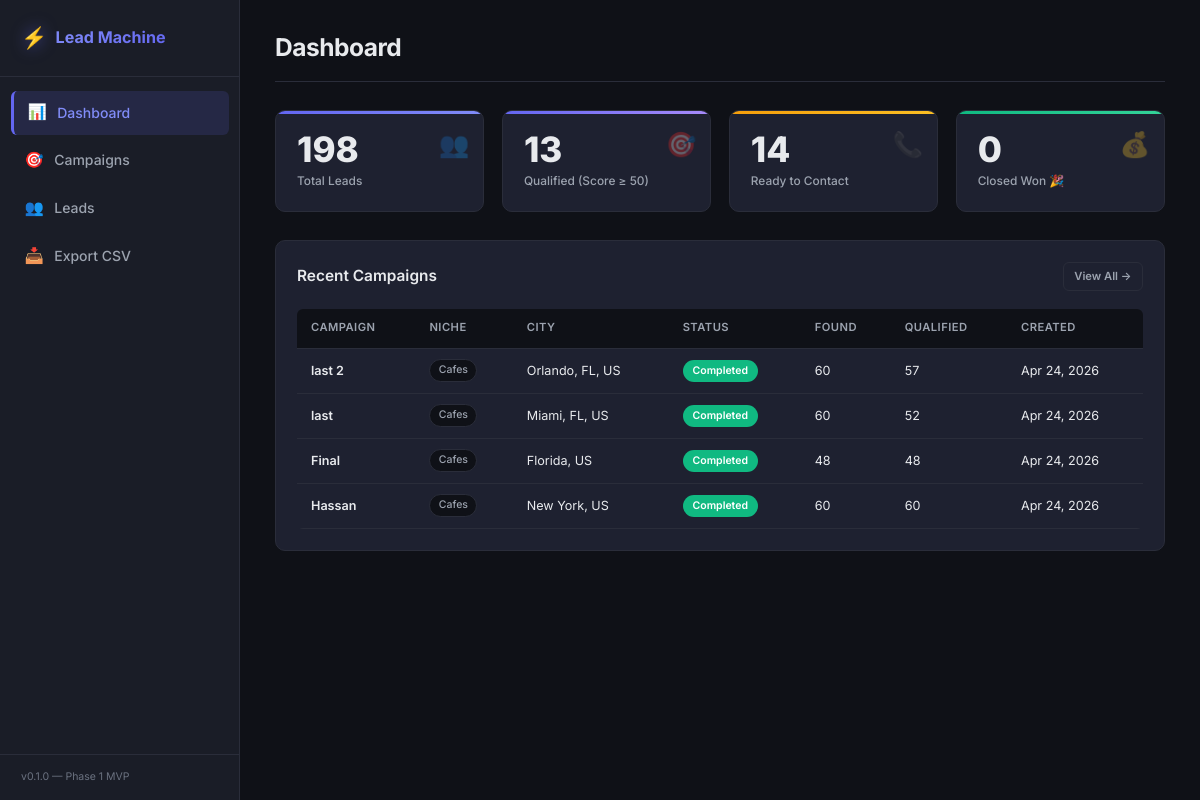
The page / on the database its author committed.
### src/models/campaign.py (models this page shows, shortened)
class Campaign(Base):
    __tablename__ = "campaigns"
    id: Mapped[str] = mapped_column(
        String(36), primary_key=True, default=lambda: str(uuid.uuid4())
    )
    name: Mapped[str] = mapped_column(String(255), nullable=False)
    niche: Mapped[str] = mapped_column(String(100), nullable=False)
    city: Mapped[str] = mapped_column(String(100), nullable=False)
    country: Mapped[str] = mapped_column(String(100), nullable=False, default="US")
    status: Mapped[str] = mapped_column(
        String(20), default="pending", nullable=False
    )
    total_found: Mapped[int] = mapped_column(Integer, default=0)
    total_qualified: Mapped[int] = mapped_column(Integer, default=0)
    created_at: Mapped[datetime] = mapped_column(
        DateTime, server_default=func.now()
    )
    last_run_at: Mapped[datetime | None] = mapped_column(
        DateTime, nullable=True
    )
    error_message: Mapped[str | None] = mapped_column(Text, nullable=True)
    leads = relationship("Lead", back_populates="campaign", cascade="all, delete-orphan")

### src/dashboard/routes.py (the view)
@router.get("/", response_class=HTMLResponse)
async def dashboard_home(request: Request, session: AsyncSession = Depends(get_session)):
    total_leads = (await session.execute(
        select(sa_func.count(Lead.id))
    )).scalar() or 0
    qualified_leads = (await session.execute(
        select(sa_func.count(Lead.id)).where(Lead.quality_score >= 50)
    )).scalar() or 0
    to_contact = (await session.execute(
        select(sa_func.count(LeadStatus.id)).where(LeadStatus.status == "to_contact")
    )).scalar() or 0
    closed_won = (await session.execute(
        select(sa_func.count(LeadStatus.id)).where(LeadStatus.status == "closed_won")
    )).scalar() or 0
    result = await session.execute(
        select(Campaign).order_by(Campaign.created_at.desc()).limit(10)
    )
    campaigns = result.scalars().all()
    total_campaigns = (await session.execute(
        select(sa_func.count(Campaign.id))
    )).scalar() or 0
    return templates.TemplateResponse(
        request=request,
        name="dashboard.html",
        context={
            "total_leads": total_leads,
            "qualified_leads": qualified_leads,
            "to_contact": to_contact,
            "closed_won": closed_won,
            "campaigns": campaigns,
            "total_campaigns": total_campaigns,
        }
    )

### src/dashboard/templates/dashboard.html (shortened to what this page needs)
{% extends "base.html" %}
{% block page_title %}Dashboard{% endblock %}
{% block content %}
<div class="kpi-grid">
    <div class="kpi-card" id="kpi-total-leads">
        <div class="kpi-value">{{ total_leads }}</div>
        <div class="kpi-label">Total Leads</div>
        <div class="kpi-icon">👥</div>
    </div>
    <div class="kpi-card kpi-accent" id="kpi-qualified">
        <div class="kpi-value">{{ qualified_leads }}</div>
        <div class="kpi-label">Qualified (Score ≥ 50)</div>
        <div class="kpi-icon">🎯</div>
    </div>
    <div class="kpi-card kpi-warning" id="kpi-to-contact">
        <div class="kpi-value">{{ to_contact }}</div>
        <div class="kpi-label">Ready to Contact</div>
        <div class="kpi-icon">📞</div>
    </div>
    <div class="kpi-card kpi-success" id="kpi-closed">
        <div class="kpi-value">{{ closed_won }}</div>
        <div class="kpi-label">Closed Won 🎉</div>
        <div class="kpi-icon">💰</div>
    </div>
</div>
<div class="section-card">
    <div class="section-header">
        <h2>Recent Campaigns</h2>
        <a href="/campaigns" class="btn btn-sm btn-outline">View All →</a>
    </div>
    {% if campaigns %}
    <div class="table-wrapper">
        <table class="data-table" id="recent-campaigns-table">
            <thead>
                <tr>
                    <th>Campaign</th>
                    <th>Niche</th>
                    <th>City</th>
                    <th>Status</th>
                    <th>Found</th>
                    <th>Qualified</th>
                    <th>Created</th>
                </tr>
            </thead>
            <tbody>
                {% for c in campaigns %}
                <tr>
                    <td class="td-bold">{{ c.name }}</td>
                    <td><span class="tag">{{ c.niche }}</span></td>
                    <td>{{ c.city }}, {{ c.country }}</td>
                    <td>
                        {% if c.status == 'completed' %}
                            <span class="status-badge" style="background:#10b981">Completed</span>
                        {% elif c.status == 'running' %}
                            <span class="status-badge" style="background:#3b82f6">Running</span>
                        {% elif c.status == 'failed' %}
                            <span class="status-badge" style="background:#ef4444">Failed</span>
                        {% else %}
                            <span class="status-badge" style="background:#6b7280">Pending</span>
                        {% endif %}
                    </td>
                    <td>{{ c.total_found }}</td>
                    <td>{{ c.total_qualified }}</td>
                    <td>{{ c.created_at.strftime('%b %d, %Y') if c.created_at else '-' }}</td>
                </tr>
                {% endfor %}
            </tbody>
        </table>
    </div>
    {% endif %}
</div>
{% endblock %}

### src/dashboard/templates/base.html (shortened to what this page needs)
<!DOCTYPE html>
<html lang="en">
<head>
    <link rel="stylesheet" href="/static/style.css">
</head>
<body>
    <nav class="sidebar" id="sidebar">
        <div class="sidebar-header">
            <div class="logo">
                <span class="logo-icon">⚡</span>
                <span class="logo-text">Lead Machine</span>
            </div>
        </div>
        <div class="sidebar-nav">
            <a href="/" class="nav-link {% if request.url.path == '/' %}active{% endif %}" id="nav-dashboard">
                <span class="nav-icon">📊</span>
                <span>Dashboard</span>
            </a>
            <a href="/campaigns" class="nav-link {% if '/campaigns' in request.url.path %}active{% endif %}" id="nav-campaigns">
                <span class="nav-icon">🎯</span>
                <span>Campaigns</span>
            </a>
            <a href="/leads" class="nav-link {% if '/leads' in request.url.path and '/campaigns' not in request.url.path %}active{% endif %}" id="nav-leads">
                <span class="nav-icon">👥</span>
                <span>Leads</span>
            </a>
            <a href="/api/leads/export/csv" class="nav-link" id="nav-export">
                <span class="nav-icon">📥</span>
                <span>Export CSV</span>
            </a>
        </div>
        <div class="sidebar-footer">
            <div class="sidebar-version">v0.1.0 — Phase 1 MVP</div>
        </div>
    </nav>
    <main class="main-content">
        <header class="page-header">
            <h1 id="page-title">{% block page_title %}Dashboard{% endblock %}</h1>
        </header>
        <div class="content-area">
            {% block content %}{% endblock %}
        </div>
    </main>
</body>
</html>

### rows shown on the page
Campaign: name "last 2", niche "Cafes", city "Orlando, FL", country "US", status "Completed", total_found "60", total_qualified "57", created_at "Apr 24, 2026"
Campaign: name "last", niche "Cafes", city "Miami, FL", country "US", status "Completed", total_found "60", total_qualified "52", created_at "Apr 24, 2026"
Campaign: name "Final", niche "Cafes", city "Florida", country "US", status "Completed", total_found "48", total_qualified "48", created_at "Apr 24, 2026"
Campaign: name "Hassan", niche "Cafes", city "New York", country "US", status "Completed", total_found "60", total_qualified "60", created_at "Apr 24, 2026"

### other values the page prints
{{ total_leads }} "198"
{{ qualified_leads }} "13"
{{ to_contact }} "14"
{{ closed_won }} "0"
